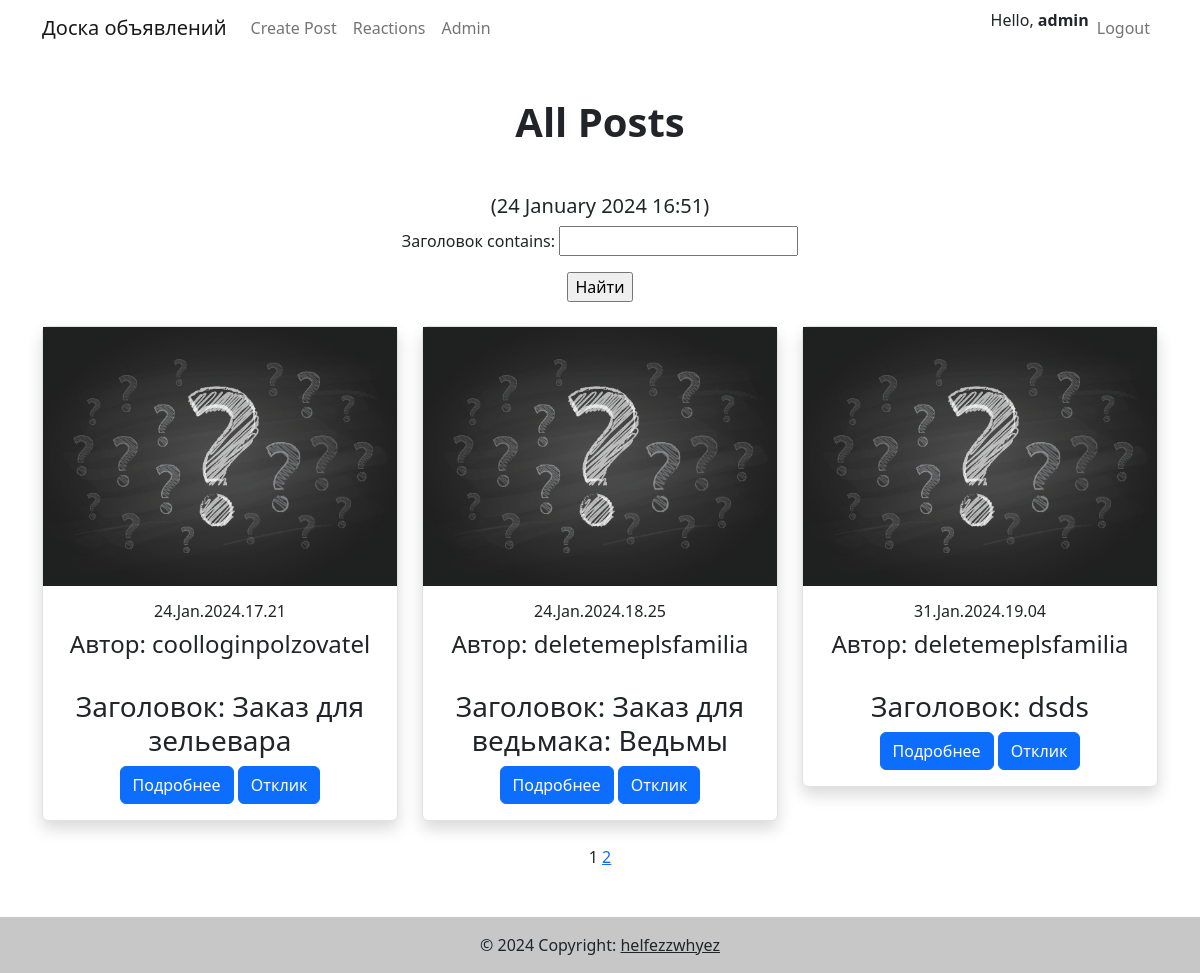
The app's page / (signed in) with its own data.
### upload_app/models.py (models this page shows, shortened)
class Post(models.Model):
    author = models.ForeignKey(User, on_delete=models.CASCADE, null=True, verbose_name='Автор поста')
    title = models.CharField(max_length=64, verbose_name='Заголовок')
    text = models.TextField(verbose_name='Описание')
    banner = models.ImageField(blank=True, null=True, upload_to='images/', verbose_name='Картинка')
    time_in = models.DateTimeField(auto_now_add=True)  # атоматически добавляемая дата и время создания
    STATUS_CHOICES = (
        ('done', 'Выполнено'),
        ('no_done', 'Не выполнено'),
    )
    status = models.CharField(max_length=12, choices=STATUS_CHOICES, default='no_done', verbose_name='Статус')
    CATEGORY_CHOICES = (
        ('tanks', 'Танки'),
        ('healing', 'Хилы'),
        ('dd', 'ДД'),
        ('merchants', 'Торговцы'),
        ('guildmasters', 'Гилдмастеры'),
        ('questgivers', 'Квестгиверы'),
        ('blacksmiths', 'Кузнецы'),
        ('tanners', 'Кожевники'),
        ('potionmakers', 'Зельевары'),
        ('spellmasters', 'Местера заклинаний')
    )
    category = models.CharField(max_length=12, choices=CATEGORY_CHOICES, default='tanks', verbose_name='Категория')
    class Meta:
        verbose_name_plural = 'Объявления'
        verbose_name = 'Объявление'

### upload_app/views.py (the view)
# urls.py: path('', PostsList.as_view(), name='posts'),
class PostsList(ListView):
    model = Post
    template_name = 'home.html'
    context_object_name = 'posts'
    paginate_by = 3
    def get_queryset(self):
        queryset = super().get_queryset()
        self.filterset = PostFilter(self.request.GET, queryset)
        return self.filterset.qs
    def get_context_data(self, **kwargs):
        context = super().get_context_data(**kwargs)
        context['time_now'] = datetime.utcnow()
        context['filterset'] = self.filterset
        return context

### upload_app/context_processors.py (called while the page is built)
def auth_status(request):
    if request.user.is_authenticated:
        return {'is_authenticated': True}
    else:
        return {'is_authenticated': False}

### upload_app/templatetags/custom_tags.py (called while the page is built)
@register.simple_tag(takes_context=True)
def url_replace(context, **kwargs):
    d = context['request'].GET.copy()
    for k, v in kwargs.items():
        d[k] = v
    return d.urlencode()

### upload_app/templates/home.html (shortened to what this page needs)
{% extends "base.html" %}
{% load custom_filters %}
{% load custom_tags %}
{% block pageContent %}
<section class="text-center">
    <h1 class="mb-5"><strong>All Posts</strong></h1>
     <h5>({{ time_now|date:'j F Y H:i' }})</h5>
    <form action="" method="get">
       {{ filterset.form.as_p }}
       <input type="submit" value="Найти" />
   </form>
<br>
    <div class="row">
        {% for p in posts %}
        <div class="col-lg-4 col-md-6 mb-4">
            <div class="card shadow border">
                <div class="bg-image hover-overlay ripple" data-mdb-ripple-color="light">
                    <img src="{{ MEDIA_URL}}/media/default/python-django.png" class="img-fluid post-banner bg-gradient bg-dark" />
                </div>
                <div class="card-body">
                    <h6 class="card-title">{{ p.time_in|date:'d.M.Y.H.i' }}</h6>
                    <h4 class="card-title">Автор: {{ p.author }}</h4>
                    <br>
                    <h3 class="card-title">Заголовок: {{ p.title }}</h3>
                    <a href="{% url 'post' p.id %}" class="btn btn-primary">Подробнее</a>
                    {% if is_authenticated and p.author != request.user %}
                    <a href="{% url 'reaction' p.id %}" class="btn btn-primary">Отклик</a>
                    {% endif %}
                </div>
            </div>
        </div>
        {% endfor %}
    </div>
   {{ page_obj.number }}
   {% if page_obj.has_next %}
       <a href="?{% url_replace page=page_obj.next_page_number %}">{{ page_obj.next_page_number }}</a>
   {% endif %}
</section>
</div>
{% endblock pageContent %}

### upload_app/templates/TopNavigation.html (shortened to what this page needs)
{% load static %}
<header>
    <nav class="navbar navbar-expand-lg navbar-light bg-white fixed-top">
        <div class="container">
            <a class="navbar-brand" href="{% url 'posts' %}">Доска объявлений</a>
            <div class="collapse navbar-collapse" id="navbarExample01">
                <ul class="navbar-nav me-auto mb-2 mb-lg-0">
                        <a class="nav-link" href="/posts/create/">Create Post</a>
                    <li class="nav-item">
                        <a class="nav-link" href="/reactions/">Reactions</a>
                    </li>
                    <li class="nav-item">
                        <a class="nav-link" href="/admin/">Admin</a>
                    </li>
                </ul>
                <ul class="navbar-nav d-flex flex-row">
                    {% if not is_authenticated %}
                    <li class="nav-item">
                        <a class="nav-link" href="/accounts/login/">Login</a>
                    </li>
                    <li class="nav-item">
                        <a class="nav-link" href="/accounts/signup/">Signup</a>
                    </li>
                    {% else %}
                    <li class="nav-item me-3 me-lg-0">
                        Hello, <b>{{ user }}</b>
                    </li>
                    <li class="nav-item me-3 me-lg-0">
                        <a class="nav-link" href="{% url 'logout' %}">Logout</a>
                    </li>
                    {% endif %}
                </ul>
            </div>
        </div>
    </nav>
</header>

### records on screen
Post: time_in "24.Jan.2024.17.21", author "coolloginpolzovatel", title "Заказ для зельевара", shows "Отклик"
Post: time_in "24.Jan.2024.18.25", author "deletemeplsfamilia", title "Заказ для ведьмака: Ведьмы", shows "Отклик"
Post: time_in "31.Jan.2024.19.04", author "deletemeplsfamilia", title "dsds", shows "Отклик"

### other values on screen
{{ user }} "admin"
{{ time_now|date:'j F Y H:i' }} "24 January 2024 16:51"
{{ page_obj.number }} "1"
{{ page_obj.next_page_number }} "2"
